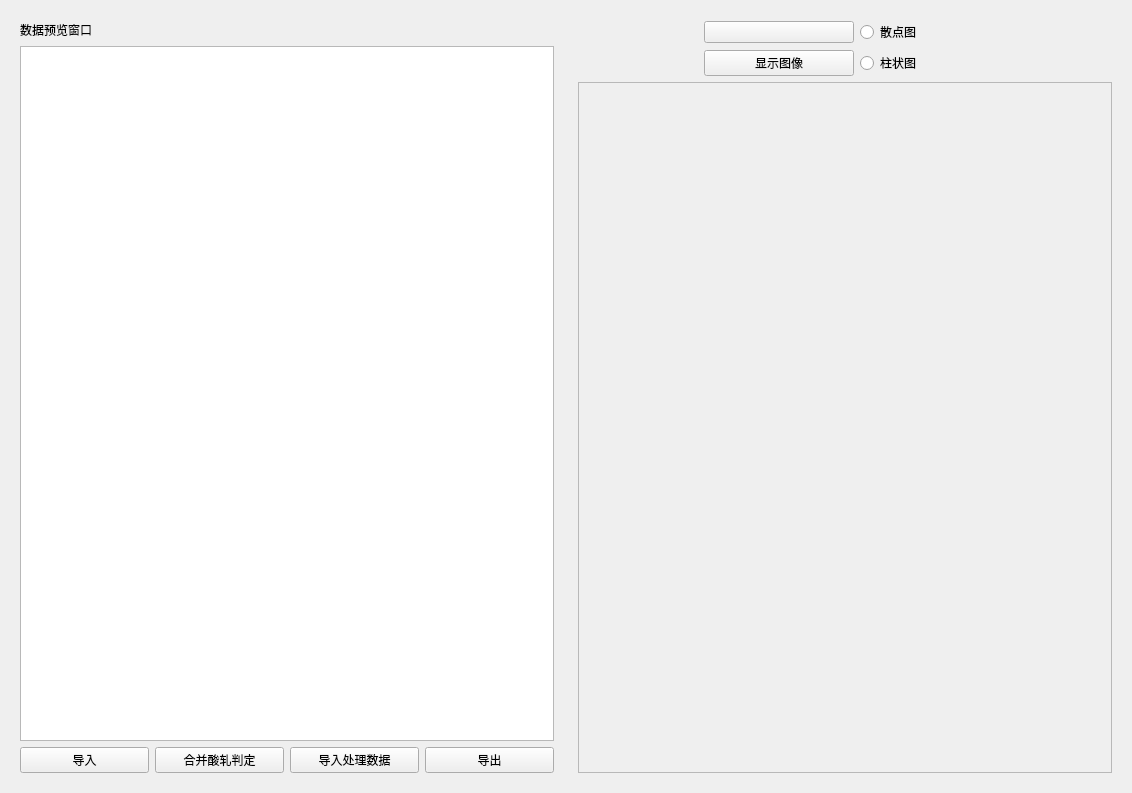
<?xml version="1.0" encoding="UTF-8"?>
<ui version="4.0">
 <class>HotRolling</class>
 <widget class="QWidget" name="HotRolling">
  <property name="geometry">
   <rect>
    <x>0</x>
    <y>0</y>
    <width>1132</width>
    <height>793</height>
   </rect>
  </property>
  <property name="windowTitle">
   <string>热轧数据相关性</string>
  </property>
  <layout class="QHBoxLayout" name="horizontalLayout_4" stretch="1,1">
   <item>
    <widget class="CardWidget" name="CardWidget">
     <layout class="QVBoxLayout" name="verticalLayout_5">
      <item>
       <layout class="QHBoxLayout" name="horizontalLayout_3">
        <item>
         <widget class="SubtitleLabel" name="SubtitleLabel">
          <property name="text">
           <string>数据预览窗口</string>
          </property>
         </widget>
        </item>
        <item>
         <spacer name="horizontalSpacer">
          <property name="orientation">
           <enum>Qt::Horizontal</enum>
          </property>
          <property name="sizeType">
           <enum>QSizePolicy::Expanding</enum>
          </property>
          <property name="sizeHint" stdset="0">
           <size>
            <width>300</width>
            <height>20</height>
           </size>
          </property>
         </spacer>
        </item>
       </layout>
      </item>
      <item>
       <widget class="TableView" name="TableView"/>
      </item>
      <item>
       <layout class="QHBoxLayout" name="horizontalLayout_2">
        <item>
         <widget class="PushButton" name="importRawDataPushButton">
          <property name="text">
           <string>导入</string>
          </property>
          <property name="icon">
           <iconset resource="../../../../../anaconda3/envs/GUI/Lib/site-packages/qtResource/resource.qrc">
            <normaloff>:/icons/icons/导入.png</normaloff>:/icons/icons/导入.png</iconset>
          </property>
         </widget>
        </item>
        <item>
         <widget class="PushButton" name="mergeOnlineTablePushButton">
          <property name="text">
           <string>合并酸轧判定</string>
          </property>
          <property name="icon">
           <iconset resource="../../../../../anaconda3/envs/GUI/Lib/site-packages/qtResource/resource.qrc">
            <normaloff>:/icons/icons/format.png</normaloff>:/icons/icons/format.png</iconset>
          </property>
         </widget>
        </item>
        <item>
         <widget class="PushButton" name="importRawDataPushButton_2">
          <property name="text">
           <string>导入处理数据</string>
          </property>
          <property name="icon">
           <iconset resource="../../../../../anaconda3/envs/GUI/Lib/site-packages/qtResource/resource.qrc">
            <normaloff>:/icons/icons/导入.png</normaloff>:/icons/icons/导入.png</iconset>
          </property>
         </widget>
        </item>
        <item>
         <widget class="PushButton" name="exportPushButton">
          <property name="text">
           <string>导出</string>
          </property>
          <property name="icon">
           <iconset resource="../../../../../anaconda3/envs/GUI/Lib/site-packages/qtResource/resource.qrc">
            <normaloff>:/icons/icons/导出.png</normaloff>:/icons/icons/导出.png</iconset>
          </property>
         </widget>
        </item>
       </layout>
      </item>
     </layout>
    </widget>
   </item>
   <item>
    <widget class="CardWidget" name="CardWidget_2">
     <layout class="QVBoxLayout" name="verticalLayout_2" stretch="1,9">
      <item>
       <layout class="QGridLayout" name="gridLayout" columnstretch="1,1,1,1">
        <item row="0" column="1">
         <widget class="ComboBox" name="ComboBox">
          <property name="sizePolicy">
           <sizepolicy hsizetype="Preferred" vsizetype="Fixed">
            <horstretch>0</horstretch>
            <verstretch>0</verstretch>
           </sizepolicy>
          </property>
          <property name="minimumSize">
           <size>
            <width>150</width>
            <height>0</height>
           </size>
          </property>
          <property name="text">
           <string/>
          </property>
         </widget>
        </item>
        <item row="1" column="2">
         <widget class="RadioButton" name="RadioButton">
          <property name="sizePolicy">
           <sizepolicy hsizetype="Preferred" vsizetype="Fixed">
            <horstretch>0</horstretch>
            <verstretch>0</verstretch>
           </sizepolicy>
          </property>
          <property name="text">
           <string>柱状图</string>
          </property>
         </widget>
        </item>
        <item row="1" column="1">
         <widget class="PrimaryPushButton" name="PrimaryPushButton">
          <property name="text">
           <string>显示图像</string>
          </property>
         </widget>
        </item>
        <item row="0" column="0">
         <spacer name="horizontalSpacer_2">
          <property name="orientation">
           <enum>Qt::Horizontal</enum>
          </property>
          <property name="sizeType">
           <enum>QSizePolicy::Preferred</enum>
          </property>
          <property name="sizeHint" stdset="0">
           <size>
            <width>40</width>
            <height>20</height>
           </size>
          </property>
         </spacer>
        </item>
        <item row="0" column="2">
         <widget class="RadioButton" name="RadioButton_2">
          <property name="sizePolicy">
           <sizepolicy hsizetype="Preferred" vsizetype="Fixed">
            <horstretch>0</horstretch>
            <verstretch>0</verstretch>
           </sizepolicy>
          </property>
          <property name="text">
           <string>散点图</string>
          </property>
         </widget>
        </item>
        <item row="1" column="0">
         <spacer name="horizontalSpacer_3">
          <property name="orientation">
           <enum>Qt::Horizontal</enum>
          </property>
          <property name="sizeType">
           <enum>QSizePolicy::Preferred</enum>
          </property>
          <property name="sizeHint" stdset="0">
           <size>
            <width>40</width>
            <height>20</height>
           </size>
          </property>
         </spacer>
        </item>
        <item row="0" column="3">
         <spacer name="horizontalSpacer_4">
          <property name="orientation">
           <enum>Qt::Horizontal</enum>
          </property>
          <property name="sizeType">
           <enum>QSizePolicy::Preferred</enum>
          </property>
          <property name="sizeHint" stdset="0">
           <size>
            <width>40</width>
            <height>20</height>
           </size>
          </property>
         </spacer>
        </item>
        <item row="1" column="3">
         <spacer name="horizontalSpacer_5">
          <property name="orientation">
           <enum>Qt::Horizontal</enum>
          </property>
          <property name="sizeType">
           <enum>QSizePolicy::Preferred</enum>
          </property>
          <property name="sizeHint" stdset="0">
           <size>
            <width>40</width>
            <height>20</height>
           </size>
          </property>
         </spacer>
        </item>
       </layout>
      </item>
      <item>
       <widget class="QFrame" name="frame">
        <property name="frameShape">
         <enum>QFrame::StyledPanel</enum>
        </property>
        <property name="frameShadow">
         <enum>QFrame::Raised</enum>
        </property>
        <layout class="QVBoxLayout" name="verticalLayout_4">
         <property name="leftMargin">
          <number>0</number>
         </property>
         <property name="topMargin">
          <number>0</number>
         </property>
         <property name="rightMargin">
          <number>0</number>
         </property>
         <property name="bottomMargin">
          <number>0</number>
         </property>
         <item>
          <layout class="QVBoxLayout" name="verticalLayout"/>
         </item>
        </layout>
       </widget>
      </item>
     </layout>
    </widget>
   </item>
  </layout>
 </widget>
 <customwidgets>
  <customwidget>
   <class>ComboBox</class>
   <extends>QPushButton</extends>
   <header>qfluentwidgets</header>
  </customwidget>
  <customwidget>
   <class>PushButton</class>
   <extends>QPushButton</extends>
   <header>qfluentwidgets</header>
  </customwidget>
  <customwidget>
   <class>PrimaryPushButton</class>
   <extends>PushButton</extends>
   <header>qfluentwidgets</header>
  </customwidget>
  <customwidget>
   <class>RadioButton</class>
   <extends>QRadioButton</extends>
   <header>qfluentwidgets</header>
  </customwidget>
  <customwidget>
   <class>CardWidget</class>
   <extends>QFrame</extends>
   <header>qfluentwidgets</header>
   <container>1</container>
  </customwidget>
  <customwidget>
   <class>SubtitleLabel</class>
   <extends>QLabel</extends>
   <header>qfluentwidgets</header>
  </customwidget>
  <customwidget>
   <class>TableView</class>
   <extends>QTableView</extends>
   <header>qfluentwidgets</header>
  </customwidget>
 </customwidgets>
 <resources>
  <include location="../../../../../anaconda3/envs/GUI/Lib/site-packages/qtResource/resource.qrc"/>
 </resources>
 <connections/>
</ui>
